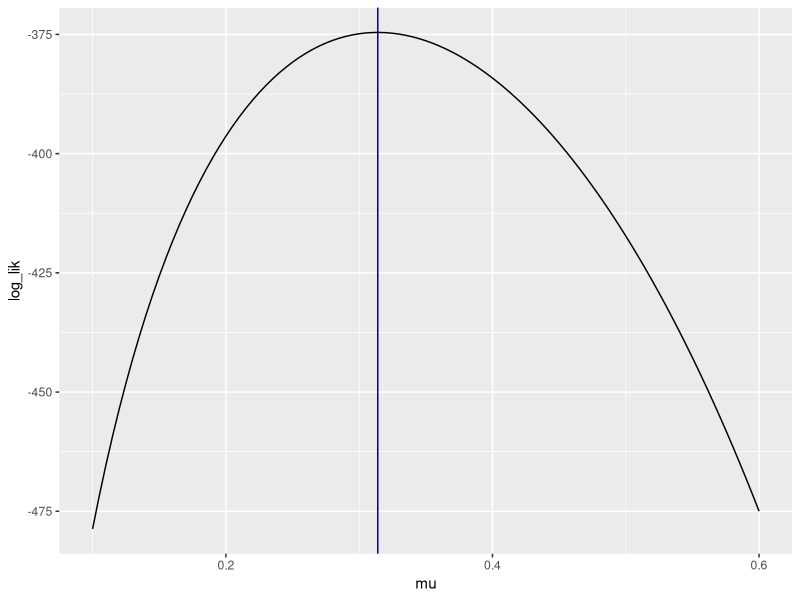
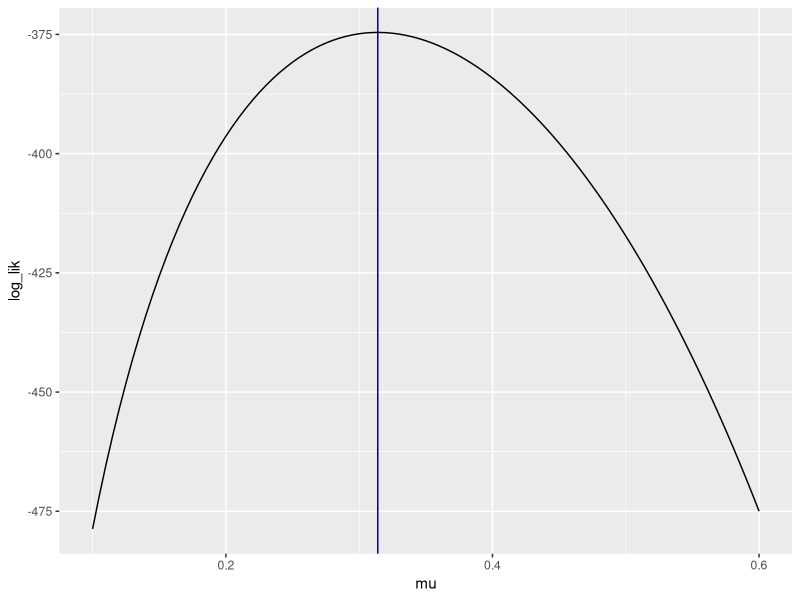
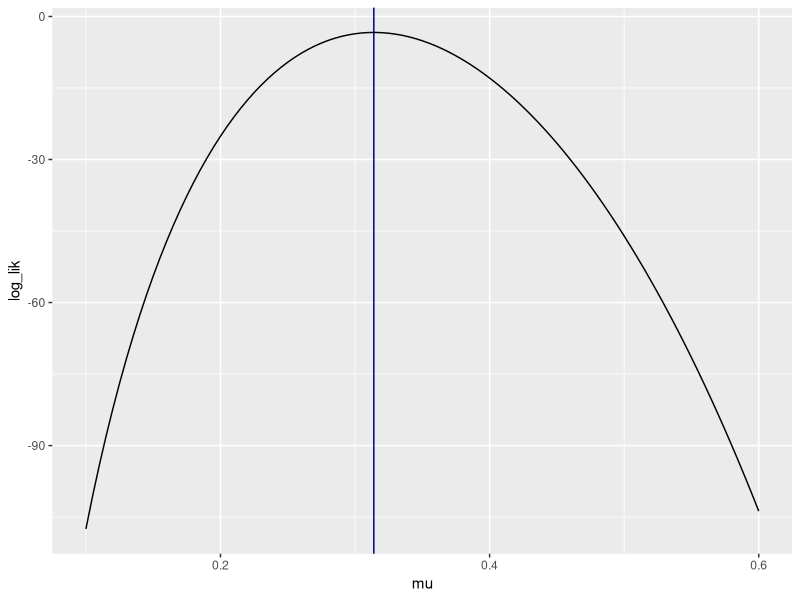
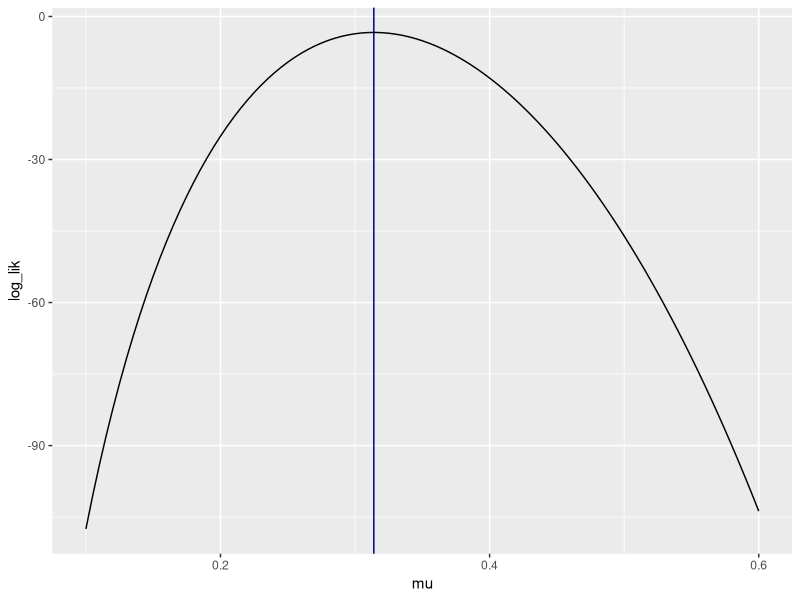
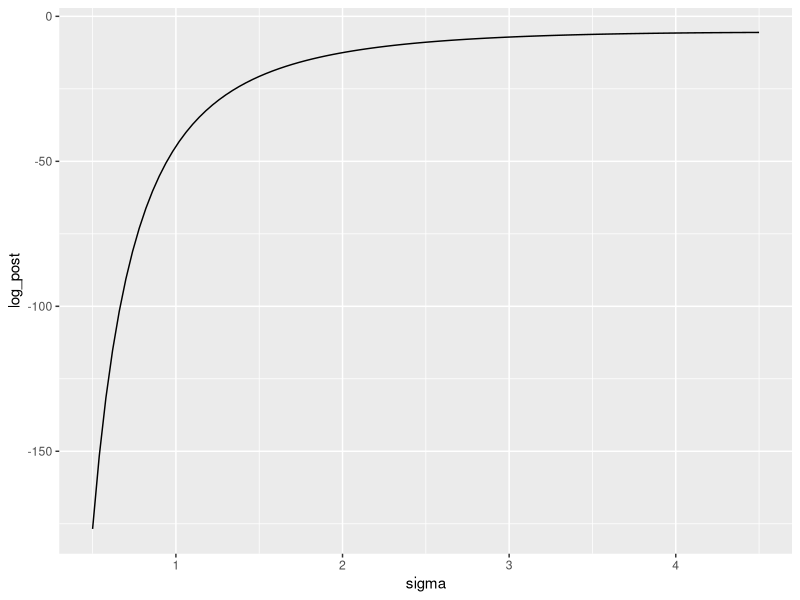
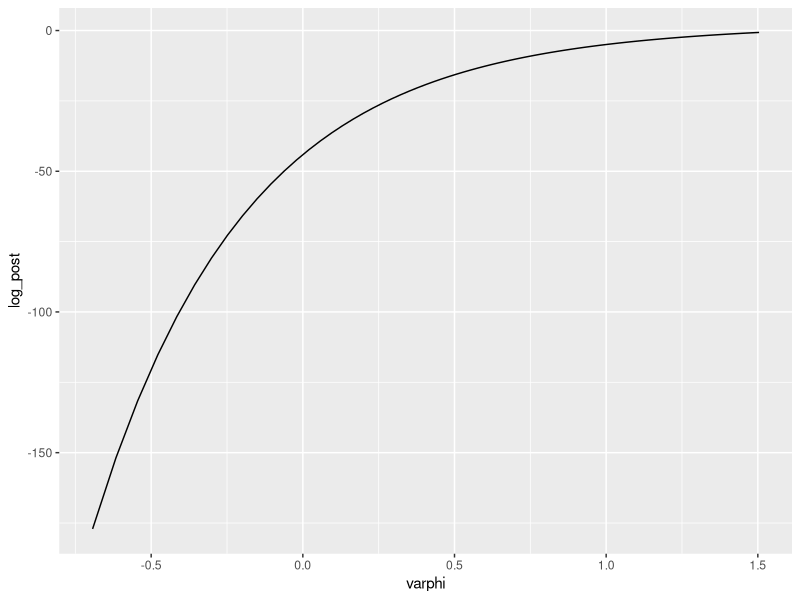

The R source for these figures, in order:
## ---- chunk 1
knitr::opts_chunk$set(echo = TRUE)
## ---- chunk 2
library(dplyr)
library(ggplot2)
## ---- chunk 3
player_hits <- 189
player_atbats <- 602
## ---- chunk 4
player_mle = player_hits/player_atbats
player_mle
## ---- chunk 5
tibble::tibble(
  mu = seq(from = 0.1, to = 0.6, by = (0.6-0.1)/(101-1))
) %>% 
  mutate(log_lik = player_hits*log(mu) + (player_atbats-player_hits)*log(1.0-mu) 
         ) %>% ggplot(mapping = aes(x=mu, y=log_lik)) +
  geom_line() +
  geom_vline(xintercept = player_mle, color = 'navyblue')
## ---- chunk 6
### set the input arguments !!!
log_binom_pmf_unnorm <- function(events, trials, prob)
{
  # assign log_lik
  log_lik = events*log(prob) + (trials-events)*log(1.0-prob)
  
  # return log_lik
  return(log_lik)
}
## ---- chunk 7
tibble::tibble(
  mu = seq(from = 0.1, to = 0.6, by = (0.6-0.1)/(101-1))
) %>% 
  mutate(log_lik = log_binom_pmf_unnorm(player_hits, player_atbats, mu)
         ) %>% ggplot(mapping = aes(x=mu, y=log_lik)) +
  geom_line() +
  geom_vline(xintercept = player_mle, color = 'navyblue')
  
## ---- chunk 8
### set the input arguments!
log_binom_pmf <- function(events, trials, prob)
{
  log_coef = lchoose(trials, events)
  log_lik = log_binom_pmf_unnorm(events, trials, prob)
  return(log_coef + log_lik)
}
## ---- chunk 9
tibble::tibble(
  mu = seq(from = 0.1, to = 0.6, by = (0.6-0.1) / (101-1))
) %>% 
  mutate(log_lik = log_binom_pmf(player_hits, player_atbats, mu)
         ) %>% ggplot(mapping = aes(x=mu, y=log_lik)) +
  geom_line() +
  geom_vline(xintercept = player_mle, color = 'navyblue')
## ---- chunk 10
exp(log_binom_pmf(189,602,0.3))
## ---- chunk 11
dbinom(189,602,0.3, log=FALSE)
## ---- chunk 12
tibble::tibble(
  mu = seq(from = 0.1, to = 0.6, by = (0.6-0.1) / (101-1))
) %>% 
  mutate(log_lik = dbinom(189, 602, mu, log=TRUE)
         ) %>% ggplot(mapping = aes(x=mu, y=log_lik)) +
  geom_line() +
  geom_vline(xintercept = player_mle, color = 'navyblue')
## ---- chunk 13
coin_probs <- dbinom(c(0:5),11,0.25)
# print to screen
coin_probs
# length?
length(coin_probs)
## ---- chunk 14
sum(coin_probs)
## ---- chunk 15
pbinom(5,11,0.25)
## ---- chunk 16
pbinom(c(175:195),602,0.3)
pbinom(c(165:205),602,0.3)
## ---- chunk 17
a_prior <- 41.76
b_prior <- 108.32
start_hits <- 6
start_atbats <- 30
## ---- chunk 18
start_mle = start_hits/start_atbats
start_mle
## ---- chunk 19
prior_mean = a_prior / (a_prior + b_prior)
prior_mean
## ---- chunk 20
prior_atbats = a_prior+b_prior
prior_atbats
## ---- chunk 21
qbeta(p = 0.05, a_prior, b_prior)
qbeta(p = 0.95, a_prior, b_prior)
## ---- chunk 22
a_post_start <- a_prior + start_hits  
b_post_start <- b_prior + (start_atbats - start_hits)

a_post_player <- a_prior + player_hits
b_post_player <- b_prior + (player_atbats - player_hits)
## ---- chunk 23
post_mean_start <- a_post_start / (a_post_start + b_post_start)
post_mean_start

post_mean_player <- a_post_player / (a_post_player + b_post_player)
post_mean_player
## ---- chunk 24
qbeta(p = 0.05, a_post_start, b_post_start)
qbeta(p = 0.95, a_post_start, b_post_start)

qbeta(p = 0.05, a_post_player, b_post_player)
qbeta(p = 0.95, a_post_player, b_post_player)
## ---- chunk 25
1 - pbeta(0.3, a_post_player, b_post_player)
## ---- chunk 26
N <- 21
v <- 4.2
## ---- chunk 27
log_post_sigma_unnorm <- function(sigma,N,v,lambda)
{
  log_post = -0.5*v*N/sigma^2 - lambda*sigma
  return(log_post)
}
## ---- chunk 28
tibble::tibble(
  sigma = seq(from = 0.5, to = 4.5, by = (4.5-0.5)/(101-1))
  ) %>% 
  mutate(log_post = log_post_sigma_unnorm(sigma,N,v,lambda = 0.75)
  ) %>% 
  ggplot(mapping = aes(x=sigma, y=log_post)) +
  geom_line()
## ---- chunk 29
log_post_varphi_unnorm <- function(varphi,N,v,lambda)
{
  # back-calculate sigma given varphi
  sigma <- exp(varphi)
  
  # calculate the unnormalized log-posterior on sigma
  log_post <- -0.5*v*N/sigma^2
  
  # account for the derivative adjustment
  log_adjust = log_post + varphi
  return(log_adjust)
}
## ---- chunk 30
tibble::tibble(
  varphi = log(seq(from=0.5,to=4.5,by=(4.5-0.5)/(101-1)))
  ) %>% 
  mutate(log_post = log_post_varphi_unnorm(varphi,N,v,lambda=0.75)
  ) %>% 
  ggplot(mapping = aes(x=varphi, y=log_post)) +
  geom_line()
